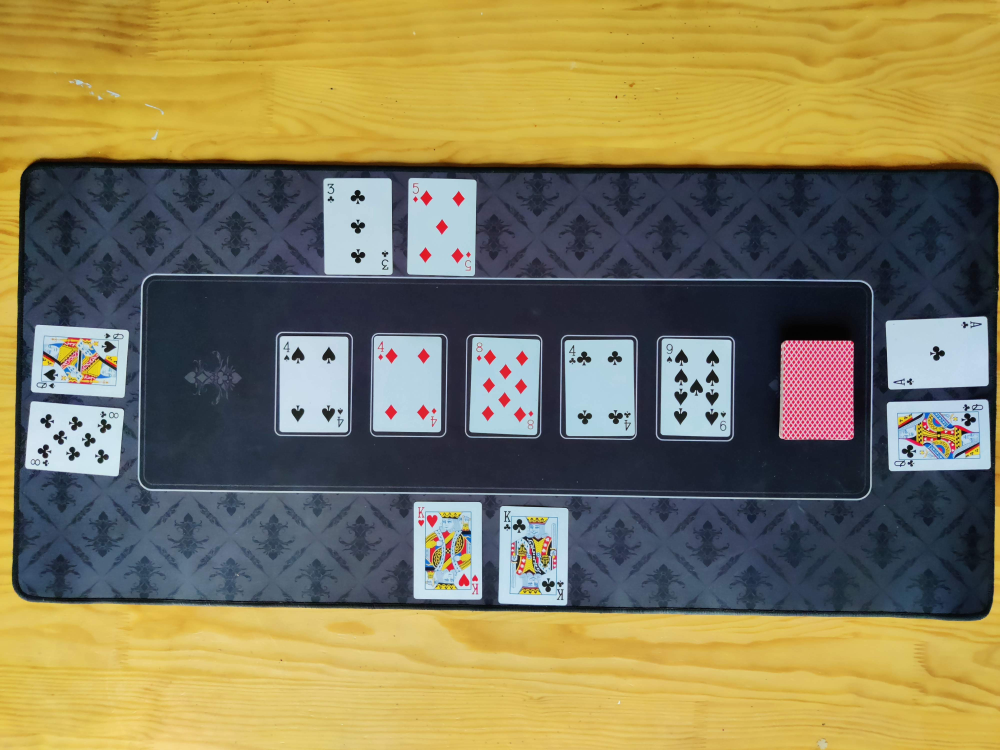
#> input picture tables_de_poker/Table2.jpg, 4000 x 3000 px (shown at 1/4 size)
$ python Poker.py
#> lines starting #> are read from the running program, lines starting #| are printed output that depends on the picture; after the words box and inside, x2 and y2 are one past the last pixel; in counts of white or black regions, pixels touching at a corner belong together
import cv2
import numpy as np
import math
import argparse
from os import walk


def GoodPointsTrain(img, bf):
    matches = bf.knnMatch(img, k=2)

    good = []
    for m, n in matches:
        if m.distance < 0.75 * n.distance:
            good.append(m)
    return good


def GoodPoints(img, img2, bf):
    matches = bf.knnMatch(img, img2, k=2)

    good = []
    for m, n in matches:
        if m.distance < 0.85 * n.distance:
            good.append(m)
    return good


def getAngle(a, b, c):
    ang = math.degrees(math.atan2(c[1] - b[1], c[0] - b[0]) - math.atan2(a[1] - b[1], a[0] - b[0]))
    return ang + 360 if ang < 0 else ang


def Draw(images, tablePath, name, withContour):
#> called with tablePath = 'tables_de_poker/Table2.jpg', withContour = True
    table = cv2.imread(tablePath)
#> table is the input picture: shape (3000, 4000, 3); mean B, G, R 88.6, 122.7, 131.4
    img_lst = list()
    img_color = list()
    orb_img = cv2.ORB_create(nfeatures=3000, edgeThreshold=1)
    orb_table = cv2.ORB_create(nfeatures=25000, edgeThreshold=1)
    bf = cv2.BFMatcher()
    if images is not None:
        for image in images:
            img = cv2.imread(image)
            img_lst.append(img)
            img_color.append(list(np.random.choice(range(256), size=3)))

    des_list = list()
    kp_lst = list()
    for image in img_lst:
        kp, des = orb_table.detectAndCompute(image, None)
        des_list.append(des)
        kp_lst.append(kp)
    if withContour:
        bf.add(np.array(des_list, dtype=object))
        bf.train()

        gray = cv2.cvtColor(table, cv2.COLOR_BGR2GRAY)
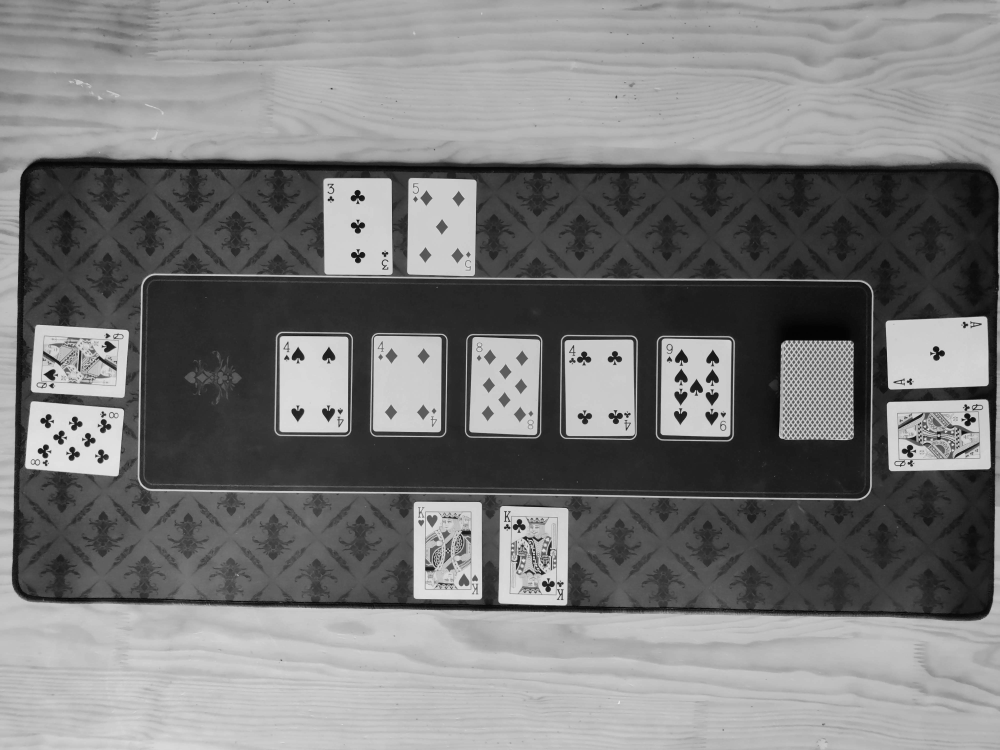
#> gray: shape (3000, 4000) (shown at 1/4 size); min 0, max 250, mean 121.5
        ret, thresh = cv2.threshold(gray, 200, 255, cv2.THRESH_BINARY)
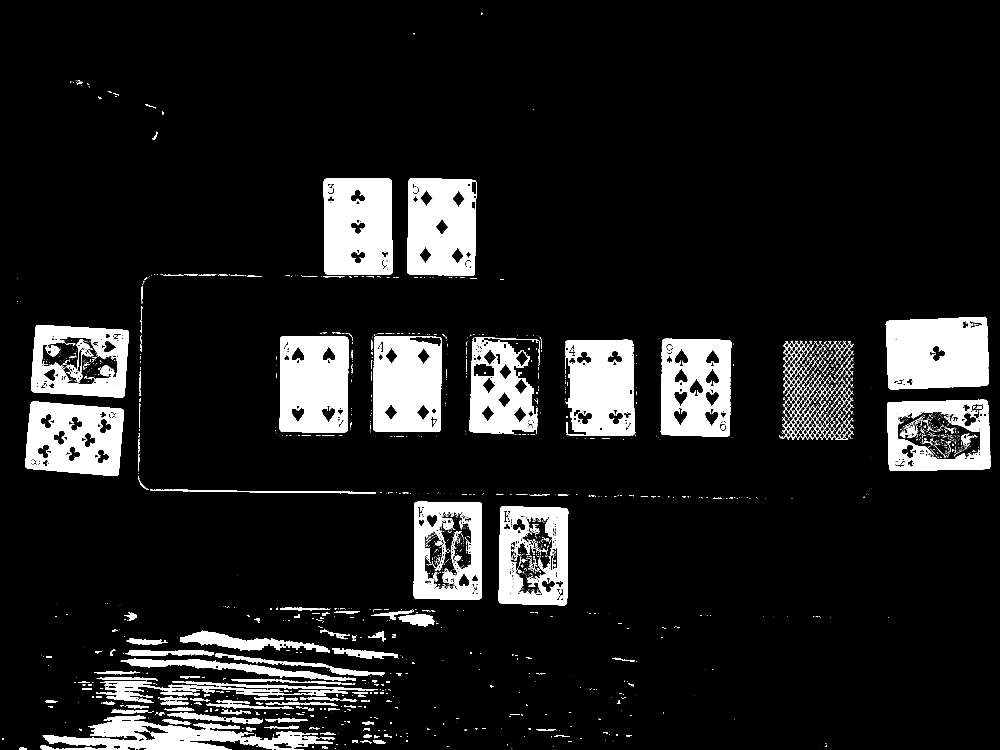
#> thresh: shape (3000, 4000) (shown at 1/4 size); 10.7% white; 4322 white regions (3493 under 20 px)
        contours, hierarchy = cv2.findContours(thresh, cv2.RETR_EXTERNAL, cv2.CHAIN_APPROX_NONE)
#> contours = 2823 contours, 2510 with area under 20; largest, box (x1, y1, x2, y2) and area: (3548, 1599, 3962, 1884) 111212, (3543, 1267, 3954, 1557) 110140, (2643, 1355, 2925, 1746) 105334, (1994, 2025, 2273, 2421) 105324, (1655, 2007, 1928, 2398) 104738
        image_copy = table.copy()
        cleancopy = table.copy()
#> (the run stopped early here; a loop or call above may not have finished)

$ run again, with tables_de_poker/Table3.jpg copied over tables_de_poker/Table2.jpg
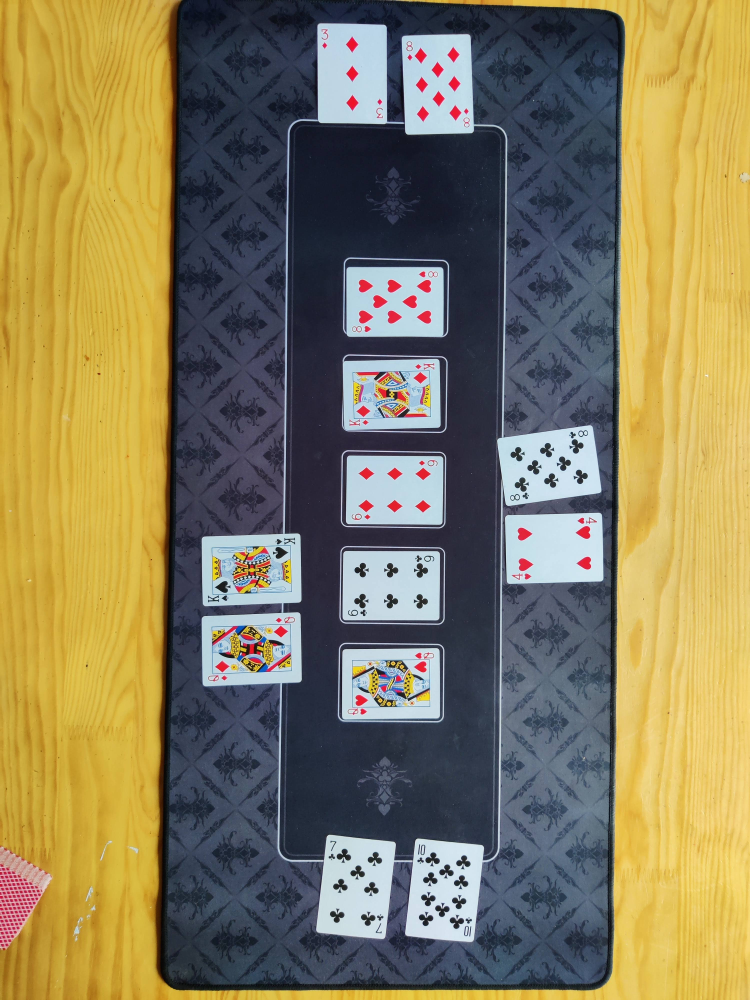
#> input picture tables_de_poker/Table3.jpg, 3000 x 4000 px (shown at 1/4 size)
#> in Draw, table is the input picture: shape (4000, 3000, 3); mean B, G, R 91, 124, 134.3
#> in Draw, `gray = cv2.cvtColor(table, cv2.COLOR_BGR2GRAY)`:
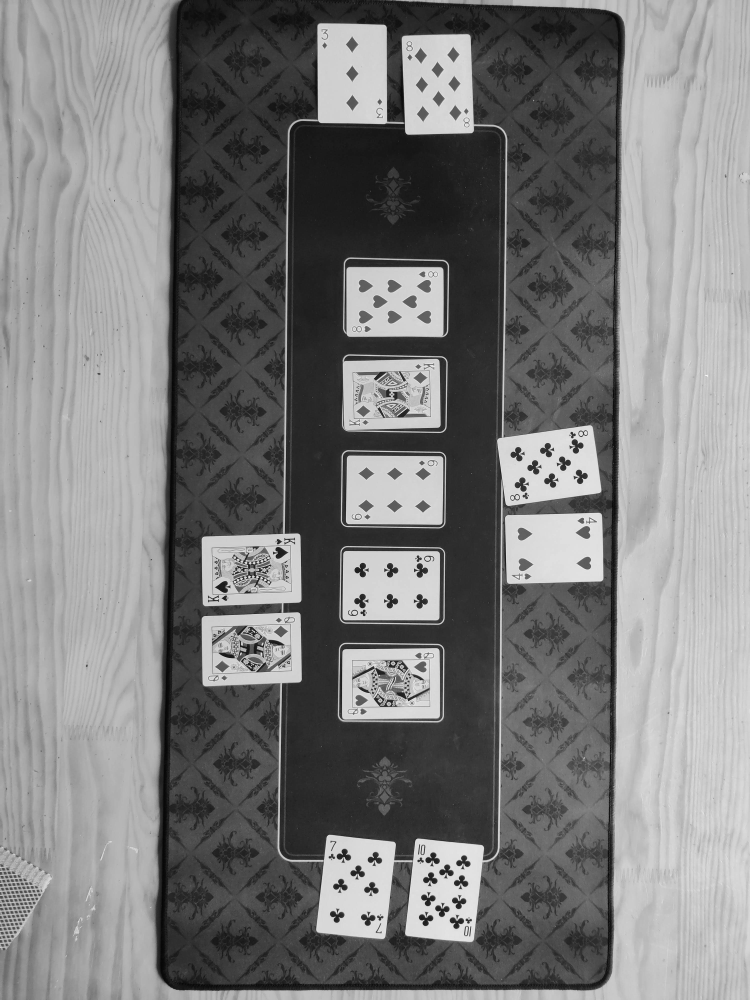
#> gray: shape (4000, 3000) (shown at 1/4 size); min 0, max 255, mean 123.3
#> in Draw, `ret, thresh = cv2.threshold(gray, 200, 255, cv2.THRESH_BINARY)`:
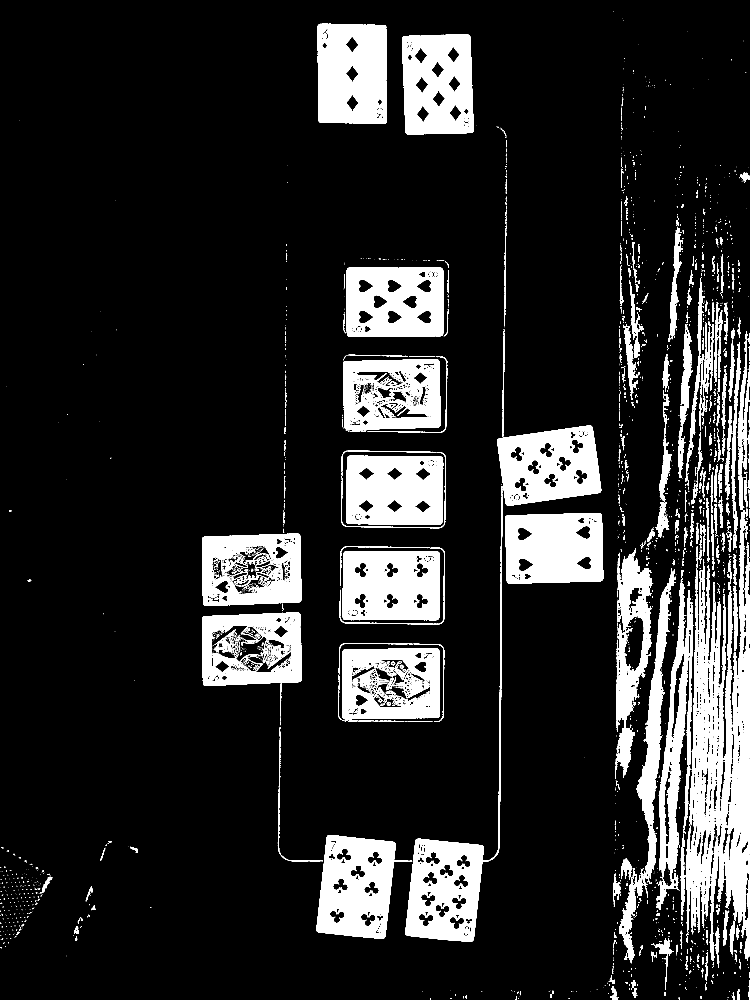
#> thresh: shape (4000, 3000) (shown at 1/4 size); 14.2% white; 4061 white regions (3117 under 20 px)
#> contours = 2306 contours, 1940 with area under 20; largest, box (x1, y1, x2, y2) and area: (2757, 2040, 3000, 3843) 237617, (1621, 1944, 2010, 3767) 112632, (808, 2450, 1207, 2744) 109370, (808, 2134, 1206, 2424) 108214, (1266, 3340, 1649, 3756) 108198

$ run again, with tables_de_poker/Table4.jpg copied over tables_de_poker/Table2.jpg
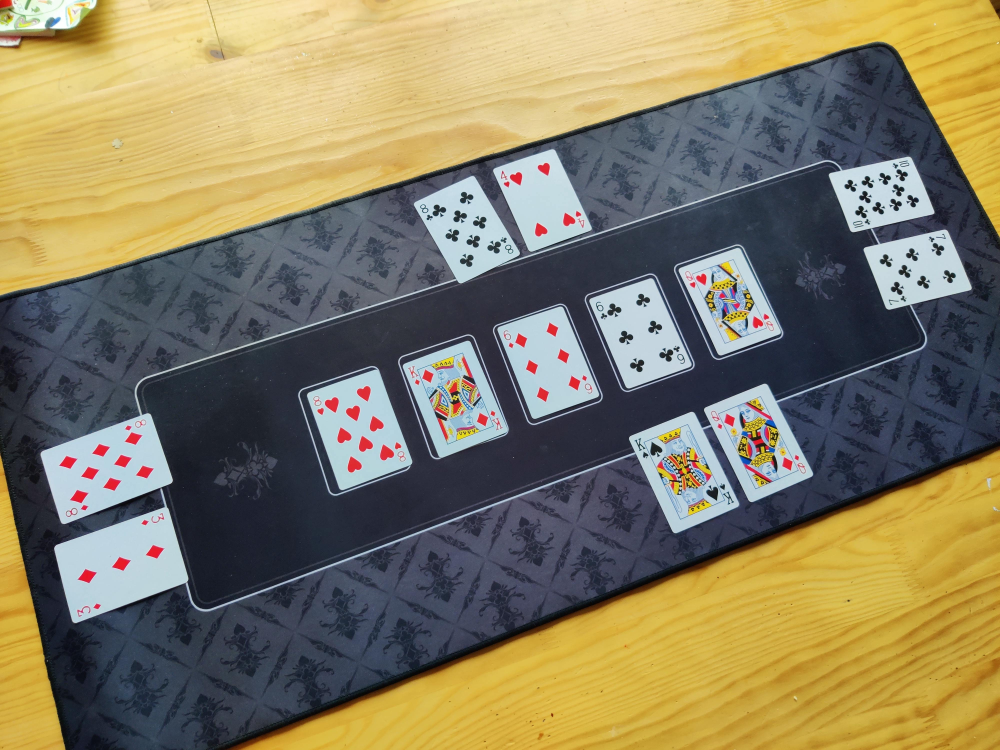
#> input picture tables_de_poker/Table4.jpg, 4000 x 3000 px (shown at 1/4 size)
#> in Draw, table is the input picture: shape (3000, 4000, 3); mean B, G, R 97.9, 124.6, 132.6
#> in Draw, `gray = cv2.cvtColor(table, cv2.COLOR_BGR2GRAY)`:
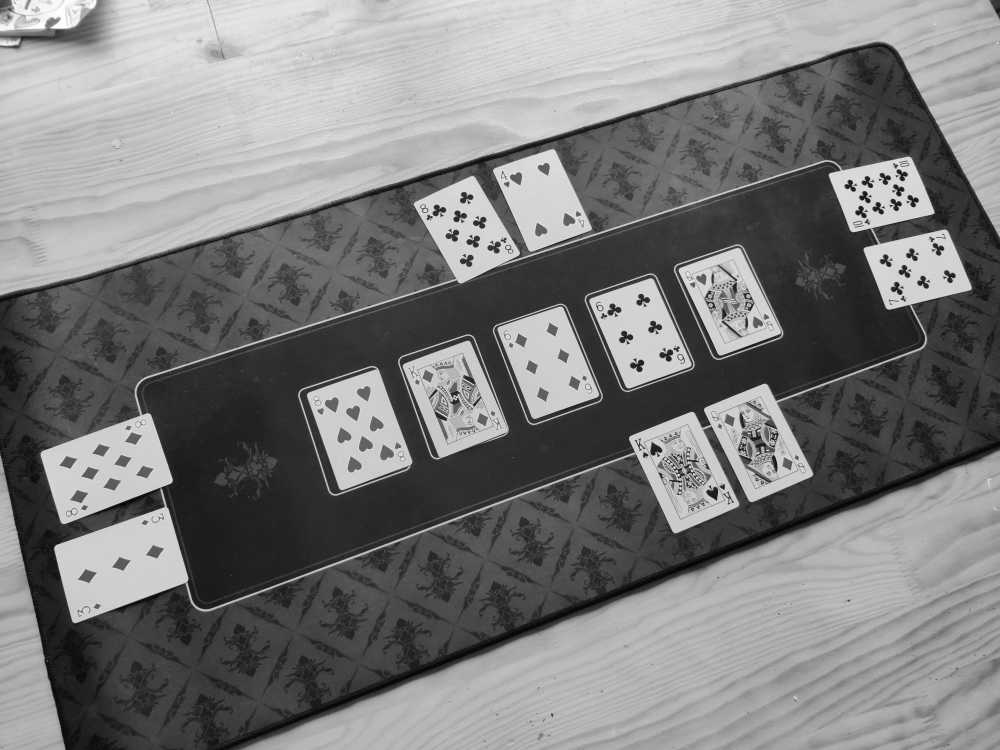
#> gray: shape (3000, 4000) (shown at 1/4 size); min 0, max 255, mean 124
#> in Draw, `ret, thresh = cv2.threshold(gray, 200, 255, cv2.THRESH_BINARY)`:
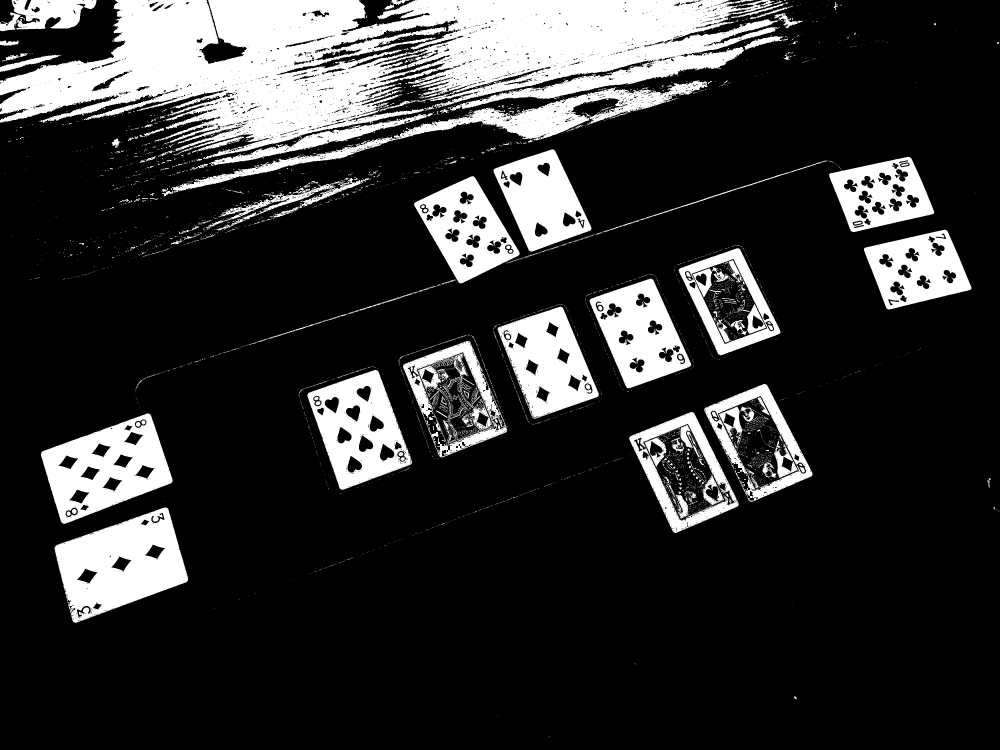
#> thresh: shape (3000, 4000) (shown at 1/4 size); 19.5% white; 6221 white regions (5641 under 20 px)
#> contours = 4074 contours, 3853 with area under 20; largest, box (x1, y1, x2, y2) and area: (0, 0, 3113, 636) 1083712, (217, 2029, 753, 2491) 152270, (164, 1654, 691, 2095) 140390, (1229, 1480, 1649, 1959) 123410, (2517, 1648, 2955, 2132) 119211

$ run again, with tables_de_poker/IMG_20211217_110549.jpg copied over tables_de_poker/Table2.jpg
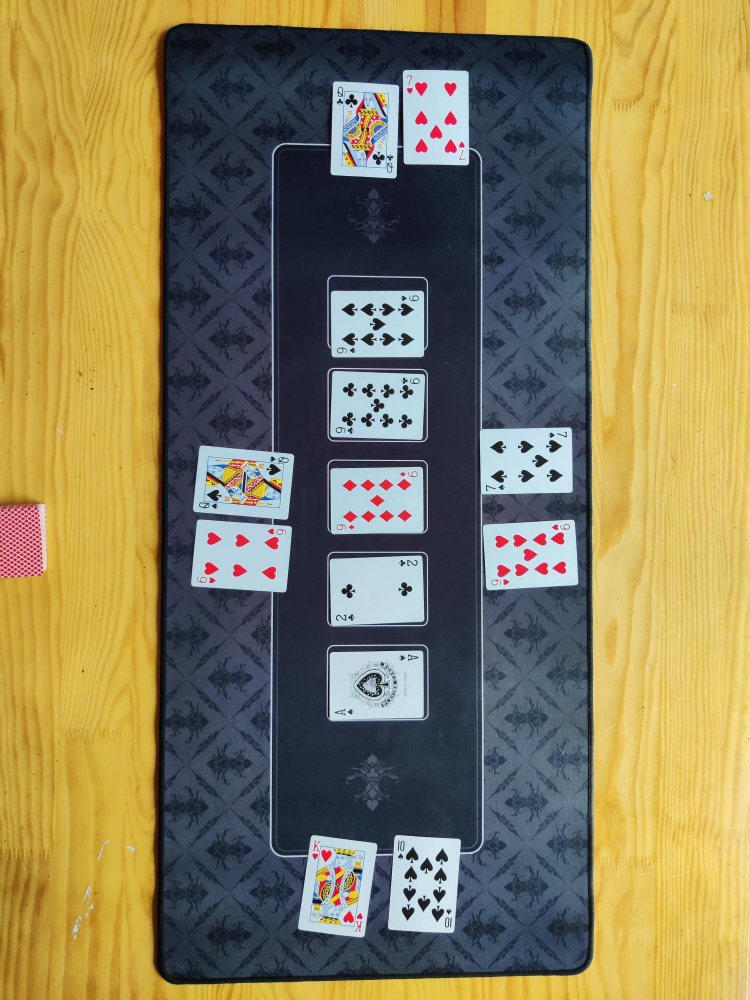
#> input picture tables_de_poker/IMG_20211217_110549.jpg, 3000 x 4000 px (shown at 1/4 size)
#> in Draw, table is the input picture: shape (4000, 3000, 3); mean B, G, R 89.3, 126.4, 136.8
#> in Draw, `gray = cv2.cvtColor(table, cv2.COLOR_BGR2GRAY)`:
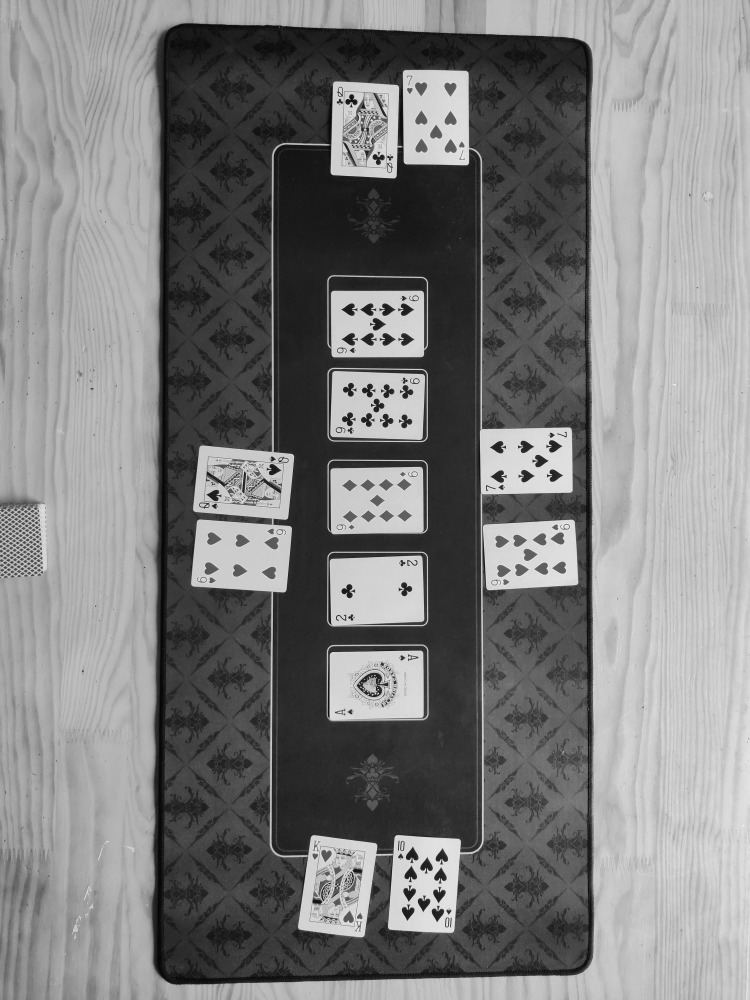
#> gray: shape (4000, 3000) (shown at 1/4 size); min 0, max 254, mean 125.3
#> in Draw, `ret, thresh = cv2.threshold(gray, 200, 255, cv2.THRESH_BINARY)`:
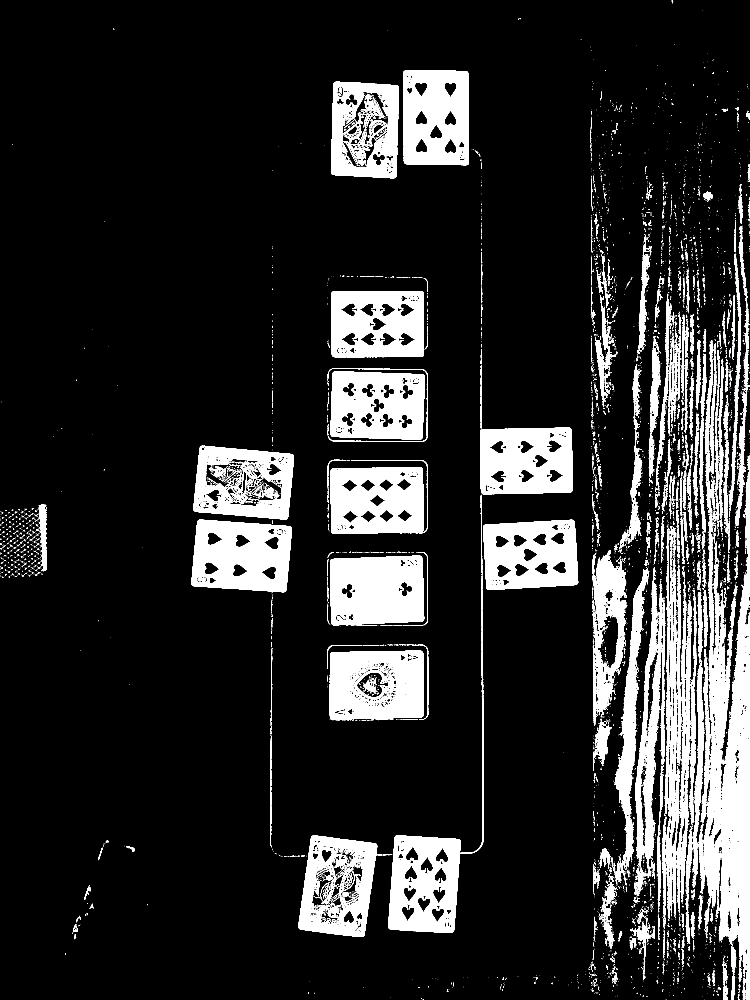
#> thresh: shape (4000, 3000) (shown at 1/4 size); 14.2% white; 8863 white regions (7666 under 20 px)
#> contours = 7410 contours, 6905 with area under 20; largest, box (x1, y1, x2, y2) and area: (2793, 1887, 3000, 4000) 213432, (1553, 2336, 1935, 3730) 103110, (1193, 3341, 1530, 3748) 100986, (766, 2078, 1167, 2369) 100762, (773, 1783, 1176, 2078) 99874
